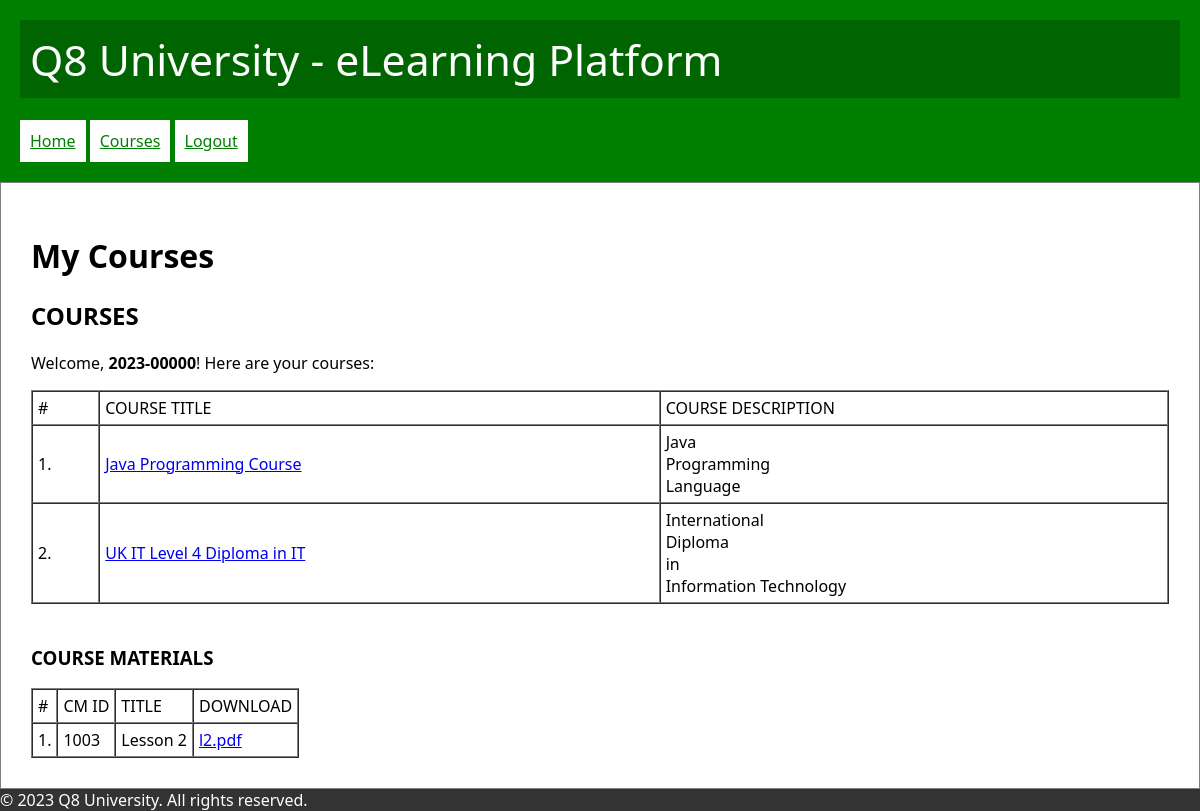
/courses.php?course=JAVA (signed in), run on an earlier commit of the app's database.
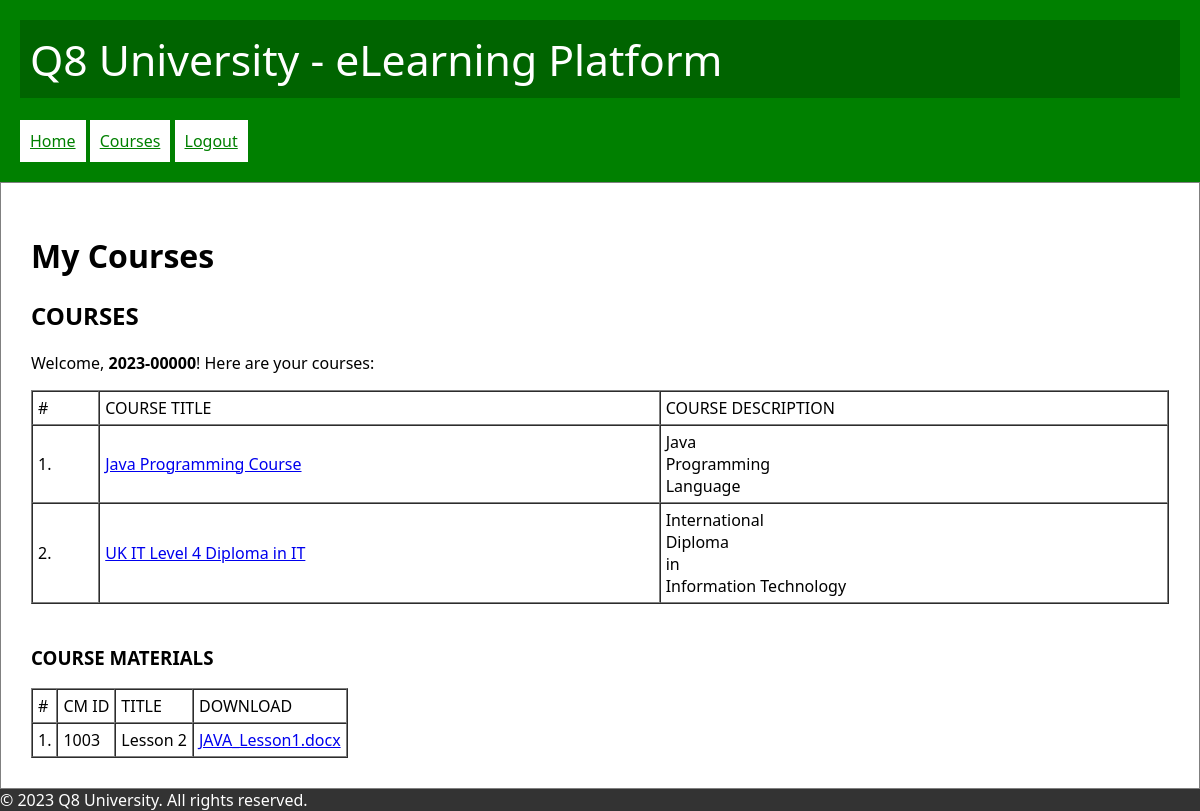
And on a later commit of the database.
### tables this page shows
CREATE TABLE `enrollment` (
  `enrID` int(11) NOT NULL,
  `enrDateTime` datetime NOT NULL,
  `enrCourse` varchar(15) NOT NULL,
  `enrStudent` varchar(10) NOT NULL
);

CREATE TABLE `course` (
  `crsID` varchar(15) NOT NULL,
  `crsTitle` varchar(100) NOT NULL,
  `crsDescription` text NOT NULL,
  `crsUnits` decimal(5,2) NOT NULL
);

CREATE TABLE `course_material` (
  `cmID` int(11) NOT NULL,
  `cmCourse` varchar(15) NOT NULL,
  `cmTitle` varchar(150) NOT NULL,
  `cmFiles` text NOT NULL
);

### courses.php (the view)
<?php
require_once 'libs/main.php';
?>
<?php printHeader('My Courses'); ?>
<main>
    <h1>My Courses</h1>
    <?php
    if (!isset($_SESSION['USER'])) { ?>
        <p><a href="login.php">Login</a> first</p>
        <?php
    } else {
        ?>
        <h2>COURSES</h2>
        <p>Welcome, <b><?= $_SESSION['USER'] ?></b>! Here are your courses:</p>
        <table border="1" cellpadding="5" cellspacing="0" width="100%">
            <tr>
                <td>#</td>
                <td>COURSE TITLE</td>
                <td>COURSE DESCRIPTION</td>
            </tr>
            <?php
            $DB = connectDatabase();
            $sql = "SELECT *
                FROM `enrollment`, `course`
                WHERE
                    `enrCourse` = `crsID` AND
                    `enrStudent` = '".$_SESSION['USER']."'";
            $stmt = $DB->query($sql);
            for ($i = 1; $row = $stmt->fetch(); $i++) { ?>
                <tr>
                    <td><?= $i ?>.</td>
                    <td>
                        <a href="?course=<?= $row['crsID'] ?>"><?= $row['crsTitle'] ?></a>
                    </td>
                    <td>
                        <?= str_replace("\r", "<br>", $row['crsDescription']) ?>
                    </td>
                </tr>
                <?php
            }
            ?>
        </table>
        <br>
        <?php
        if ( isset($_GET['course']) ) {
            ?>
            <h3>COURSE MATERIALS</h3>
            <table border="1" cellpadding="5" cellspacing="0">
                <tr>
                    <td>#</td>
                    <td>CM ID</td>
                    <td>TITLE</td>
                    <td>DOWNLOAD</td>
                </tr> <?php
                $CONN = connectDatabase();
                $stmt = $CONN->query("SELECT * FROM `course_material`
                    WHERE `cmCourse` = '".$_GET['course']."'
                ");
                for ($i = 1; $row = $stmt->fetch(); $i++) { ?>
                    <tr>
                        <td><?= $i ?>.</td>
                        <td><?= $row['cmID'] ?></td>
                        <td><?= $row['cmTitle'] ?></td>
                        <td>
                            <?php
                            $cms = explode("|", trim($row['cmFiles']));
                            for ($j = 0; $j < count($cms); $j++) { ?>
                                <a href="materials/<?= $cms[$j] ?>"
                                    target="_blank"><?= $cms[$j] ?></a><br>
                                <?php
                            }
                            ?>
                        </td>
                    </tr>
                    <?php
                }
                ?>
            </table>
            <?php
        }
    } ?>
</main>
<?php printFooter(); ?>

### libs/main.php (shortened to what this page needs)
<?php
function printHeader($title) {
    ?>
    <!DOCTYPE html>
    <html lang="en">
    <head>
        <link rel="stylesheet" href="assets/main.css">
    </head>
    <body>
    <header>
        <div style="padding: 10px; background-color: darkgreen; font-size: 32pt">
            Q8 University - eLearning Platform
        </div>
        <br>
        <nav>
            <a href=".">Home</a>
            <a href="courses.php">Courses</a>
            <?php
            if (isset($_SESSION['USER'])) {
                ?>
                <a href="login.php?OP=LOGOUT" onclick="return confirmLogout()">Logout</a>
                <?php
            } else {
                ?>
                <a href="login.php">Login</a>
                <?php
            }
            ?>
        </nav>
    </header>
    <?php
}
function printFooter() {
    ?>
        <footer>
            &copy; 2023 Q8 University. All rights reserved.
        </footer>
        </body>
    </html>
    <?php
}

### assets/main.css (style rules this page uses)
body { font-family: 'Segoe UI', Tahoma, Geneva, Verdana, sans-serif; margin: 0; }
header { padding: 20px; color: white; background-color: green; }
main { border: 1px solid gray; padding: 30px; }
nav a { padding: 10px; color: green; background-color: white; display: inline-block; }
footer { color: white; background-color: #333; }

What changed in the data, as far as the page shows it:
changed course_material "Lesson 2": cmFiles "l2.pdf" → "JAVA_Lesson1.docx"
